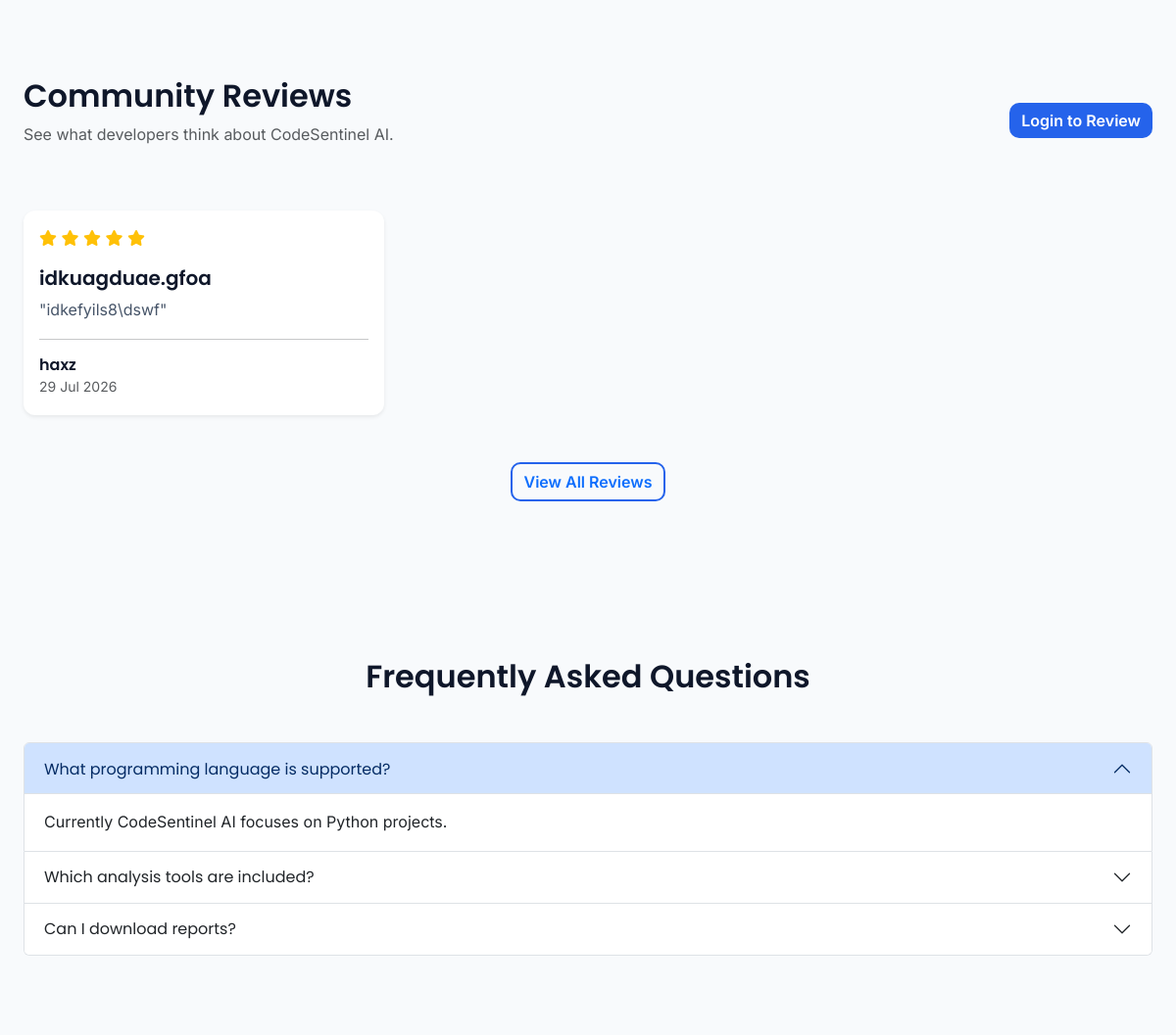
Before: / (middle part) with the older database file.
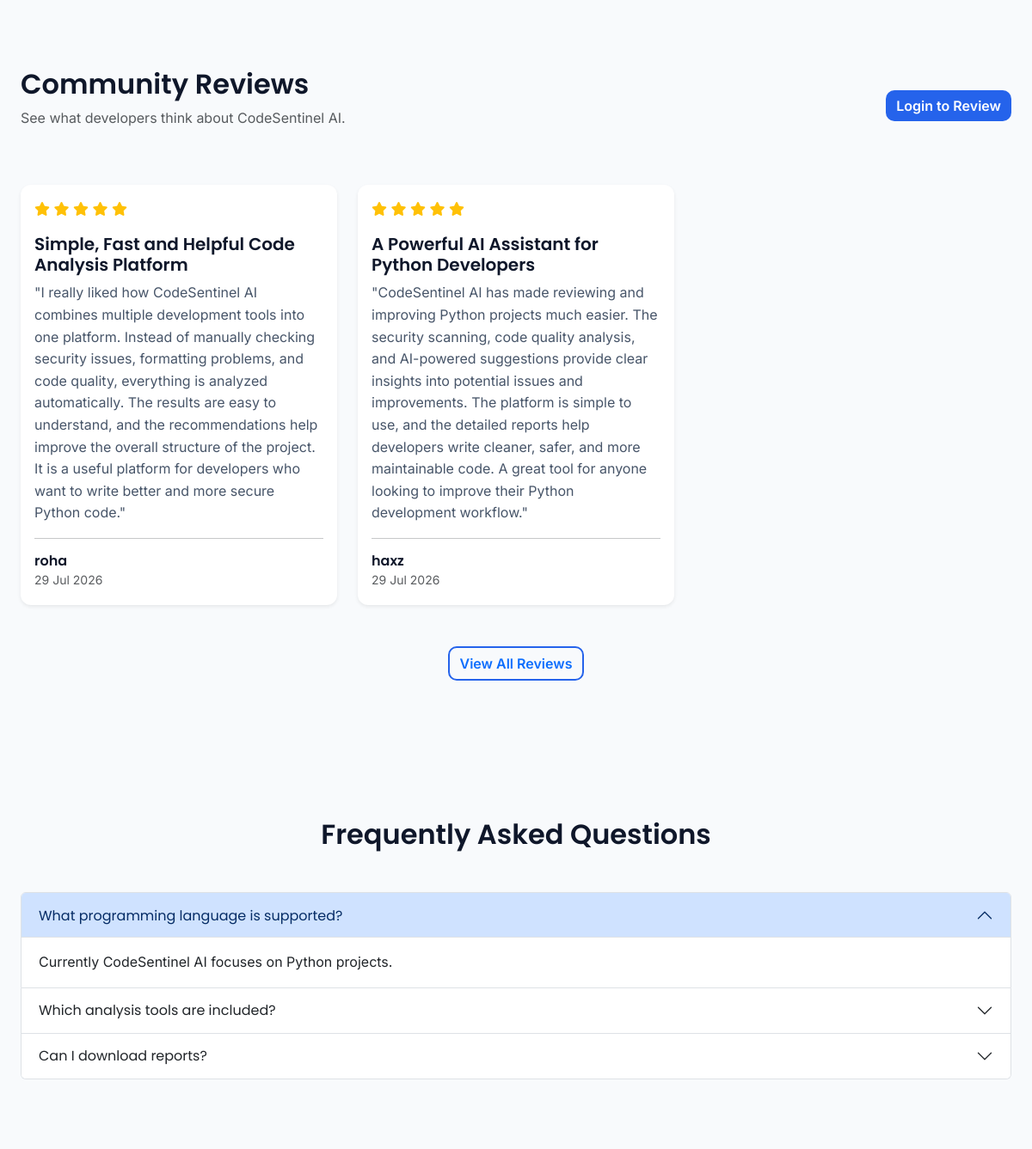
After: the same page with the newer database file.
### models.py (models this page shows, shortened)
class Review(db.Model):
    __tablename__ = "reviews"
    id = db.Column(
        db.Integer,
        primary_key=True
    )
    rating = db.Column(
        db.Integer,
        nullable=False
    )
    title = db.Column(
        db.String(150),
        nullable=False
    )
    comment = db.Column(
        db.Text,
        nullable=False
    )
    created_at = db.Column(
        db.DateTime,
        default=datetime.utcnow
    )
    updated_at = db.Column(
        db.DateTime,
        default=datetime.utcnow,
        onupdate=datetime.utcnow
    )
    user_id = db.Column(
        db.Integer,
        db.ForeignKey("users.id"),
        nullable=False
    )

class User(UserMixin, db.Model):
    __tablename__ = "users"
    id = db.Column(
        db.Integer,
        primary_key=True
    )
    username = db.Column(
        db.String(80),
        unique=True,
        nullable=False
    )
    email = db.Column(
        db.String(120),
        unique=True,
        nullable=False
    )
    password_hash = db.Column(
        db.String(255),
        nullable=False
    )
    profile_picture = db.Column(
        db.String(255),
        nullable=True,
        default="default.png"
    )
    created_at = db.Column(
        db.DateTime,
        default=datetime.utcnow
    )
    analyses = db.relationship(
        "Analysis",
        backref="user",
        lazy=True,
        cascade="all, delete-orphan"
    )
    reviews = db.relationship(
    "Review",
    backref="user",
    lazy=True,
    cascade="all, delete-orphan"
    )

### analyzer/routes/main.py (the view)
@main.route("/")
def home():
    latest_reviews = get_latest_reviews(3)
    review_stats = get_review_statistics()
    return render_template(
        "home.html",
        latest_reviews=latest_reviews,
        review_stats=review_stats
    )

### helpers/review_service.py (called while the page is built)
def get_latest_reviews(limit=3):
    return (
        Review.query
        .order_by(Review.created_at.desc())
        .limit(limit)
        .all()
    )

def get_average_rating():
    average = (
        db.session.query(
            func.avg(Review.rating)
        ).scalar()
    )
    return round(average or 0, 1)

def get_total_reviews():
    return Review.query.count()

def get_rating_breakdown():
    breakdown = {}
    for star in range(5, 0, -1):
        breakdown[star] = (
            Review.query.filter_by(
                rating=star
            ).count()
        )
    return breakdown

def get_review_statistics():
    total_reviews = get_total_reviews()
    average_rating = get_average_rating()
    breakdown = get_rating_breakdown()
    five_star = breakdown.get(5, 0)
    recommendation_percentage = (
        round((five_star / total_reviews) * 100)
        if total_reviews
        else 0
    )
    return {
        "average_rating": average_rating,
        "total_reviews": total_reviews,
        "rating_breakdown": breakdown,
        "recommendation_percentage": recommendation_percentage
    }

### templates/home.html (shortened to what this page needs)
{% extends "base.html" %}
{% block content %}
<section class="section">
    <div class="container">
        <div class="d-flex justify-content-between align-items-center mb-5">
            <div>
                <h2>Community Reviews</h2>
                <p class="text-muted">
                    See what developers think about CodeSentinel AI.
                </p>
            </div>
            {% if current_user.is_authenticated %}
            <a href="{{ url_for('main.reviews') }}"
               class="btn btn-primary">
                <i class="fa-solid fa-pen me-2"></i>
                Write a Review
            </a>
            {% else %}
            <a href="{{ url_for('main.login') }}"
               class="btn btn-primary">
                Login to Review
            </a>
            {% endif %}
        </div>
        {% if latest_reviews %}
        <div class="row g-4">
            {% for review in latest_reviews %}
            <div class="col-lg-4">
                <div class="card h-100 shadow-sm">
                    <div class="card-body">
                        <div class="mb-3 text-warning">
                            {% for i in range(review.rating) %}
                                <i class="fa-solid fa-star"></i>
                            {% endfor %}
                        </div>
                        <h5>
                            {{ review.title }}
                        </h5>
                        <p>
                            "{{ review.comment }}"
                        </p>
                        <hr>
                        <h6 class="mb-0">
                            {{ review.user.username }}
                        </h6>
                        <small class="text-muted">
                            {{ review.created_at.strftime('%d %b %Y') }}
                        </small>
                    </div>
                </div>
            </div>
            {% endfor %}
        </div>
        <div class="text-center mt-5">
            <a href="{{ url_for('main.reviews') }}"
               class="btn btn-outline-primary">
                View All Reviews
            </a>
        </div>
        {% endif %}
    </div>
</section>
<section class="section bg-light-custom">
    <div class="container">
        <div class="text-center mb-5">
            <h2>Frequently Asked Questions</h2>
        </div>
        <div class="accordion" id="faqAccordion">
            <div class="accordion-item">
                <h2 class="accordion-header">
                    <button class="accordion-button"
                            type="button"
                            data-bs-toggle="collapse"
                            data-bs-target="#faq1">
                        What programming language is supported?
                    </button>
                </h2>
                <div id="faq1"
                     class="accordion-collapse collapse show"
                     data-bs-parent="#faqAccordion">
                    <div class="accordion-body">
                        Currently CodeSentinel AI focuses on Python projects.
                    </div>
                </div>
            </div>
            <div class="accordion-item">
                <h2 class="accordion-header">
                    <button class="accordion-button collapsed"
                            type="button"
                            data-bs-toggle="collapse"
                            data-bs-target="#faq2">
                        Which analysis tools are included?
                    </button>
                </h2>
            </div>
            <div class="accordion-item">
                <h2 class="accordion-header">
                    <button class="accordion-button collapsed"
                            type="button"
                            data-bs-toggle="collapse"
                            data-bs-target="#faq3">
                        Can I download reports?
                    </button>
                </h2>
            </div>
        </div>
    </div>
</section>
{% endblock %}

### templates/base.html (shortened to what this page needs)
<!DOCTYPE html>
<html lang="en">
<head>
    <link href="https://cdn.jsdelivr.net/npm/bootstrap@5.3.7/dist/css/bootstrap.min.css" rel="stylesheet">
    <link rel="stylesheet"
          href="https://cdnjs.cloudflare.com/ajax/libs/font-awesome/6.7.2/css/all.min.css">
    <link rel="stylesheet"
          href="{{ url_for('static', filename='css/style.css') }}">
</head>
<body>
<main class="container py-5">
{% block content %}
{% endblock %}
</main>
</body>
</html>

### static/css/style.css (style rules this page uses)
:root { --primary:#2563EB; --primary-dark:#1D4ED8; --secondary:#1E293B; --success:#22C55E; --danger:#EF4444; --warning:#F59E0B; --info:#0EA5E9; --white:#FFFFFF; --background:#F8FAFC; --gray-100:#F1F5F9; --gray-200:#E2E8F0; --gray-300:#CBD5E1; --gray-400:#94A3B8; --gray-500:#64748B; --gray-600:#475569; --gray-700:#334155; --gray-800:#1E293B; --gray-900:#0F172A; --radius:12px; --transition:0.3s ease; --shadow-sm:0 2px 8px rgba(0,0,0,.05); --shadow-md:0 6px 18px rgba(0,0,0,.08); --shadow-lg:0 10px 28px rgba(0,0,0,.12); }
* { margin:0; padding:0; box-sizing:border-box; }
body { font-family:'Inter',sans-serif; background:var(--background); color:var(--gray-800); line-height:1.6; min-height:100vh; }
h1, h2, h3, h4, h5, h6 { font-family:'Poppins',sans-serif; font-weight:600; color:var(--gray-900); }
h2 { font-size:2rem; }
p { color:var(--gray-600); }
a { text-decoration:none; transition:var(--transition); }
.container { max-width:1200px; }
.btn { border-radius:10px; transition:var(--transition); font-weight:600; }
.btn-primary { background:var(--primary); border:none; }
.btn-outline-primary { border:2px solid var(--primary); }
.card { border:none; border-radius:var(--radius); box-shadow:var(--shadow-sm); transition:var(--transition); }
.bg-light-custom { background:var(--background); }
.section { padding:80px 0; }

Changed rows visible on the page:
removed Review: rating 5 (drawn), title "idkuagduae.gfoa", comment "idkefyils8\\dswf", user.username "haxz", created_at "29 Jul 2026"
added Review: rating 5 (drawn), title "Simple, Fast and Helpful Code Analysis Platform", comment "I really liked how CodeSentinel AI combines multiple development tools into one platform. Instead of manually checking security issues, formatting problems, and code quality, everything is analyzed automatically. The results are easy to understand, and the recommendations help improve the overall structure of the project. It is a useful platform for developers who want to write better and more secure Python code.", user.username "roha", created_at "29 Jul 2026"
added Review: rating 5 (drawn), title "A Powerful AI Assistant for Python Developers", comment "CodeSentinel AI has made reviewing and improving Python projects much easier. The security scanning, code quality analysis, and AI-powered suggestions provide clear insights into potential issues and improvements. The platform is simple to use, and the detailed reports help developers write cleaner, safer, and more maintainable code. A great tool for anyone looking to improve their Python development workflow.", user.username "haxz", created_at "29 Jul 2026"
